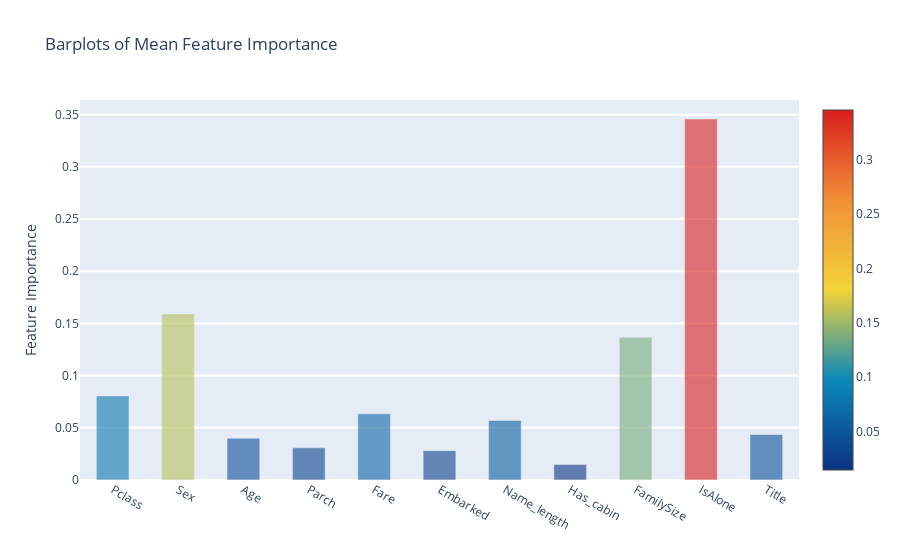

The code cell stored with this chart in its notebook:
### Code cell
y = feature_dataframe['mean'].values
x = feature_dataframe['features'].values
data = [go.Bar(
            x= x,
             y= y,
            width = 0.5,
            marker=dict(
               color = feature_dataframe['mean'].values,
            colorscale='Portland',
            showscale=True,
            reversescale = False
            ),
            opacity=0.6
        )]

layout= go.Layout(
    autosize= True,
    title= 'Barplots of Mean Feature Importance',
    hovermode= 'closest',
#     xaxis= dict(
#         title= 'Pop',
#         ticklen= 5,
#         zeroline= False,
#         gridwidth= 2,
#     ),
    yaxis=dict(
        title= 'Feature Importance',
        ticklen= 5,
        gridwidth= 2
    ),
    showlegend= False
)
fig = go.Figure(data=data, layout=layout)
py.iplot(fig, filename='bar-direct-labels')

### Figure 1 — Plotly figure (JSON) as saved in the notebook; plotly's stock layout.template omitted (floating-point values rounded to 4 significant figures)
{"data": [{"marker": {"color": [0.08059, 0.1591, 0.04, 0.03084, 0.06338, 0.02812, 0.05698, 0.01473, 0.1368, 0.3458, 0.04361], "colorscale": [[0, "rgb(12,51,131)"], [0.25, "rgb(10,136,186)"], [0.5, "rgb(242,211,56)"], [0.75, "rgb(242,143,56)"], [1, "rgb(217,30,30)"]], "reversescale": false, "showscale": true}, "opacity": 0.6, "type": "bar", "width": 0.5, "x": ["Pclass", "Sex", "Age", "Parch", "Fare", "Embarked", "Name_length", "Has_cabin", "FamilySize", "IsAlone", "Title"], "y": [0.08059, 0.1591, 0.04, 0.03084, 0.06338, 0.02812, 0.05698, 0.01473, 0.1368, 0.3458, 0.04361]}], "layout": {"autosize": true, "hovermode": "closest", "showlegend": false, "title": {"text": "Barplots of Mean Feature Importance"}, "yaxis": {"gridwidth": 2, "ticklen": 5, "title": {"text": "Feature Importance"}}}}
